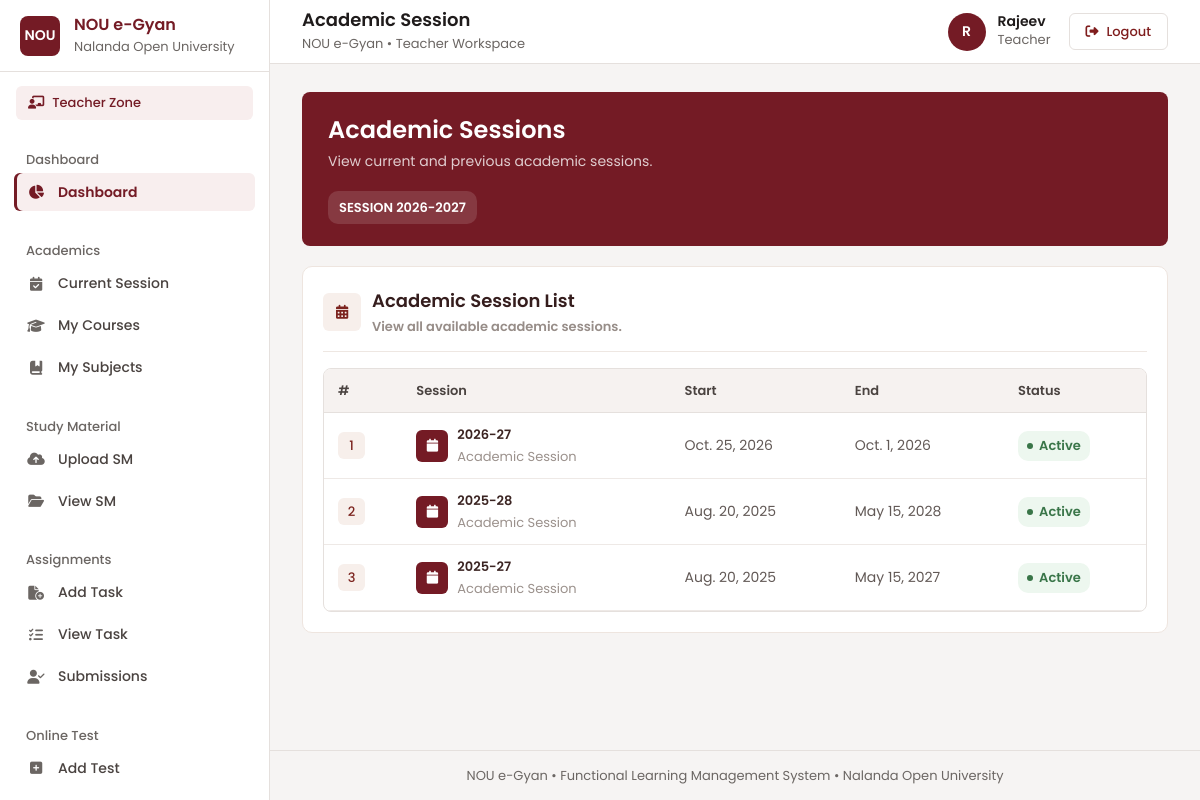
Page /currentsession (signed in) on the committed database.
### myapp/models.py (models this page shows)
class tbl_teacher(models.Model):
    user=models.OneToOneField(User,
        on_delete=models.CASCADE,
        related_name="Teacher"
    )
    employee_id = models.IntegerField(primary_key=True, auto_created=True)
    name = models.CharField(max_length=200)
    email = models.CharField(max_length=200)
    mobile = models.CharField(max_length=20)
    department = models.CharField(max_length=200)
    designation = models.CharField(max_length=200)
    username = models.CharField(max_length=100)
    password = models.CharField(max_length=100)
    status = models.CharField(max_length=100)
    Dor = models.DateTimeField()

class tbl_session(models.Model):
    id=models.IntegerField(primary_key=True,auto_created=True)
    session_name=models.CharField(max_length=100)
    status=models.CharField(max_length=100)
    strt_date=models.DateField()
    end_date=models.DateField()
    Dor=models.DateTimeField()

### myapp/views.py (the view)
# urls.py: path("currentsession",currentsession, name="currentsession"),
@cache_control(no_cache=True, must_revalidate=True, no_store=True)
@login_required
def currentsession(request):
    sessions = tbl_session.objects.all()
    return render(request,"teacher/currentsession.html",{"sessions": sessions})

### myapp/templates/teacher/currentsession.html (shortened to what this page needs)
{% extends 'teacher/base.html' %}
{% block page_title %}
Academic Session
{% endblock %}
{% block content %}
<div class="session-page">
    <section class="session-hero">
        <h1>
            Academic Sessions
        </h1>
        <p>
            View current and previous academic sessions.
        </p>
        <span class="session-tag">
            SESSION 2026-2027
        </span>
    </section>
    <section class="session-section">
        <div class="section-head">
            <div class="section-title">
                <div class="section-icon">
                    <i class="fa-solid fa-calendar-days"></i>
                </div>
                <div>
                    <h2>
                        Academic Session List
                    </h2>
                    <p>
                        View all available academic sessions.
                    </p>
                </div>
            </div>
        </div>
        <div class="table-wrap">
            <table class="session-table">
                <thead>
                    <tr>
                        <th>
                            #
                        </th>
                        <th>
                            Session
                        </th>
                        <th>
                            Start
                        </th>
                        <th>
                            End
                        </th>
                        <th>
                            Status
                        </th>
                    </tr>
                </thead>
                <tbody>
                    {% for session in sessions %}
                    <tr>
                        <td>
                            <span class="number-badge">
                                {{ forloop.counter }}
                            </span>
                        </td>
                        <td>
                            <div class="session-name">
                                <div class="session-mini-icon">
                                    <i class="fa-solid fa-calendar"></i>
                                </div>
                                <div>
                                    <strong>
                                        {{ session.session_name }}
                                    </strong>
                                    <small>
                                        Academic Session
                                    </small>
                                </div>
                            </div>
                        </td>
                        <td>
                            {{ session.strt_date }}
                        </td>
                        <td>
                            {{ session.end_date }}
                        </td>
                        <td>
                            {% if session.status == "Active" %}
                            <span class="status status-active">
                                <span class="status-dot"></span>
                                Active
                            </span>
                            {% else %}
                            <span class="status status-inactive">
                                <span class="status-dot"></span>
                                {{ session.status }}
                            </span>
                            {% endif %}
                        </td>
                    </tr>
                    {% endfor %}
                </tbody>
            </table>
        </div>
    </section>
</div>
{% endblock %}

### myapp/templates/teacher/base.html (shortened to what this page needs)
{% load static %}
<!doctype html>
<html lang="en">
<head>
    <link rel="stylesheet" href="https://cdnjs.cloudflare.com/ajax/libs/font-awesome/6.5.2/css/all.min.css">
</head>
<body>
<div class="layout">
    <aside class="sidebar" id="sidebar">
        <div class="brand">
            <div class="seal">NOU</div>
            <div class="brand-text">
                <b>NOU e-Gyan</b>
                <small>Nalanda Open University</small>
            </div>
        </div>
        <div class="role-badge">
            <i class="fa-solid fa-chalkboard-user"></i>
            {% block user_role %}Teacher Zone{% endblock %}
        </div>
        <nav class="nav-wrapper">
            <div class="nav-group">
                <div class="nav-header">Dashboard</div>
                <div class="nav-sub" >
                    <a href="{% url 'tdash' %}" class="nav-link active">
                        <i class="fa-solid fa-chart-pie icon"></i>
                        <span>Dashboard</span>
                    </a>
                </div>
            </div>
            <div class="nav-group">
                <div class="nav-header">Academics</div>
                <div class="nav-sub">
                    <a href="{% url 'currentsession' %}" class="nav-link">
                        <i class="fa-solid fa-calendar-check icon"></i>
                        <span>Current Session</span>
                    </a>
                    <a href="{% url 'mycourse' %}" class="nav-link">
                        <i class="fa-solid fa-graduation-cap icon"></i>
                        <span>My Courses</span>
                    </a>
                    <a href="{% url 'mysubject' %}" class="nav-link">
                        <i class="fa-solid fa-book-bookmark icon"></i>
                        <span>My Subjects</span>
                    </a>
                </div>
            </div>
            <div class="nav-group">
                <div class="nav-header">Study Material</div>
                <div class="nav-sub">
                    <a href="{% url 'tuploadsm' %}" class="nav-link">
                        <i class="fa-solid fa-cloud-arrow-up icon"></i>
                        <span>Upload SM</span>
                    </a>
                    <a href="{% url 'tviewsm' %}" class="nav-link">
                        <i class="fa-solid fa-folder-open icon"></i>
                        <span>View SM</span>
                    </a>
                </div>
            </div>
            <div class="nav-group">
                <div class="nav-header">Assignments</div>
                <div class="nav-sub">
                    <a href="{% url 'taddtask' %}" class="nav-link">
                        <i class="fa-solid fa-file-circle-plus icon"></i>
                        <span>Add Task</span>
                    </a>
                    <a href="{% url 'tviewtask' %}" class="nav-link">
                        <i class="fa-solid fa-list-check icon"></i>
                        <span>View Task</span>
                    </a>
                    <a href="{% url 'teacher_submissions' %}" class="nav-link">
                        <i class="fa-solid fa-user-check icon"></i>
                        <span>Submissions</span>
                    </a>
                </div>
            </div>
            <div class="nav-group">
                <div class="nav-header">Online Test</div>
                <div class="nav-sub">
                    <a href="{% url 'tonline_test' %}" class="nav-link">
                        <i class="fa-solid fa-square-plus icon"></i>
                        <span>Add Test</span>
                    </a>
                    <a href="{% url 'tshow_test' %}" class="nav-link">
                    </a>
                </div>
            </div>
        </nav>
    </aside>
    <main class="main">
        <header class="topbar">
            <div class="topbar-left">
                <div class="page-id">
                    <b>{% block page_title %}Teacher Dashboard{% endblock %}</b>
                    <small>NOU e-Gyan • Teacher Workspace</small>
                </div>
            </div>
            <div class="top-tools">
                <div class="profile-pill">
                    <div class="profile-avatar">
                        {{ request.user.Teacher.name|first|upper }}
                    </div>
                    <div class="profile-info">
                        <b>{{ request.user.Teacher.name }}</b>
                        <small>Teacher</small>
                    </div>
                </div>
                <a href="{% url 'logout' %}" class="logout-btn">
                    <i class="fa-solid fa-right-from-bracket"></i>
                    <span>Logout</span>
                </a>
            </div>
        </header>
        <div class="content">
            {% block content %}
            {% endblock %}
        </div>
        <footer class="footer">
            NOU e-Gyan • Functional Learning Management System • Nalanda Open University
        </footer>
    </main>
</div>
</body>
</html>

### myapp/templates/teacher/currentsession.html (style rules this page uses)
.session-page { width:100%; max-width:1250px; margin:0 auto; }
.session-hero { width:100%; padding:30px 34px; margin-bottom:20px; border-radius:10px; background: #64151f; color:white; box-shadow: none; }
.session-hero h1 { margin:0; color:white; font-size:28px; line-height:1.25; font-weight:600; }
.session-hero p { margin-top:7px; color: rgba(255,255,255,.78); font-size:13px; }
.session-tag { display:inline-flex; align-items:center; margin-top:18px; padding:7px 11px; border-radius:10px; background: rgba(255,255,255,.13); color:white; font-size:13px; font-weight:600; letter-spacing: 0; }
.session-section { width:100%; background:white; border: 1px solid #eee5df; border-radius:10px; padding:20px; box-shadow: none; }
.section-head { display:flex; align-items:center; justify-content:space-between; padding-bottom:14px; margin-bottom:16px; border-bottom: 1px solid #eee7e2; }
.section-title { display:flex; align-items:center; gap:11px; }
.section-icon { width:38px; height:38px; display:flex; align-items:center; justify-content:center; border-radius:6px; background:#f7efeb; color:#7c241f; font-size:14px; }
.section-title h2 { color:#351d1d; font-size:14px; font-weight:600; }
.section-title p { margin-top:3px; color:#978d88; font-size:13px; }
.table-wrap { width:100%; overflow-x:auto; }
.session-table { width:100%; border-collapse:collapse; min-width:700px; }
.session-table thead th { padding:12px 13px; background:#faf7f5; border-bottom: 1px solid #eadfd9; color:#7c241f; font-size:13px; font-weight:600; text-align:left; text-transform: none; letter-spacing: 0; }
.session-table tbody td { padding:14px 13px; border-bottom: 1px solid #f0eae6; color:#625956; font-size:13px; font-weight:500; vertical-align:middle; }
.session-table tbody tr { transition: background .2s ease; }
.session-table tbody tr:last-child td { border-bottom:none; }
.number-badge { width:27px; height:27px; display:inline-flex; align-items:center; justify-content:center; border-radius:6px; background:#f7efeb; color:#7c241f; font-size:13px; font-weight:600; }
.session-name { display:flex; align-items:center; gap:9px; }
.session-mini-icon { width:32px; height:32px; display:flex; align-items:center; justify-content:center; border-radius:6px; background: #741b25; color:white; font-size:13px; }
.session-name strong { display:block; color:#3b2422; font-size:13px; font-weight:600; }
.session-name small { display:block; margin-top:2px; color:#9b918c; font-size:13px; }
.status { display:inline-flex; align-items:center; gap:6px; padding:5px 9px; border-radius:10px; font-size:13px; font-weight:600; }
.status-dot { width:6px; height:6px; border-radius:50%; background:currentColor; }
.status-active { background:#edf7ef; color:#397548; }

### myapp/templates/partials/poppins.html (style rules this page uses)
:root { --font-poppins: "Poppins", system-ui, -apple-system, "Segoe UI", Roboto, sans-serif; --fw-light: 300; --fw-regular: 400; --fw-medium: 500; --fw-semibold: 600; --fw-bold: 700; --fw-extrabold: 800; }
html, body, button, input, select, textarea, optgroup, option, table, caption, th, td, h1, h2, h3, h4, h5, h6, p, a, span, div, label, ul, ol, li, dl, dt, dd, small, strong, b, em, legend, summary, figcaption, blockquote, section, header, footer, nav, main, aside, article, form, fieldset { font-family: var(--font-poppins); }
html { -webkit-text-size-adjust: 100%; text-size-adjust: 100%; }
body { font-weight: var(--fw-regular); -webkit-font-smoothing: antialiased; -moz-osx-font-smoothing: grayscale; text-rendering: optimizeLegibility; -webkit-tap-highlight-color: transparent; }

### rows in the picture
tbl_session: session_name "2026-27", strt_date "Oct. 25, 2026", end_date "Oct. 1, 2026", status "Active" (drawn)
tbl_session: session_name "2025-28", strt_date "Aug. 20, 2025", end_date "May 15, 2028", status "Active" (drawn)
tbl_session: session_name "2025-27", strt_date "Aug. 20, 2025", end_date "May 15, 2027", status "Active" (drawn)

### other values in the picture
{{ request.user.Teacher.name|first|upper }} "R"
{{ request.user.Teacher.name }} "Rajeev"
